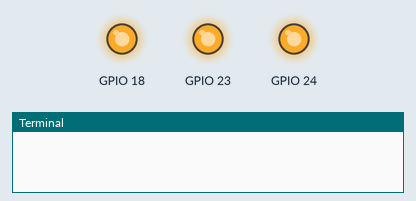
Simulated run of this program. Board: Raspberry Pi (BCM pin numbers). On the bench: output pins drawn as LEDs (lit = HIGH), the last lines printed to the terminal. At 12.0 s the program stops and its outputs stay as they are.

Above: at 0.1 s.
At 6.1 s:
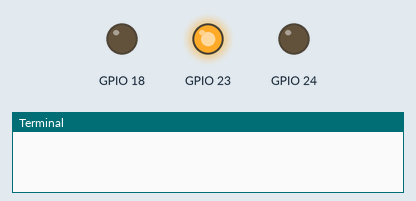
At 8.1 s:
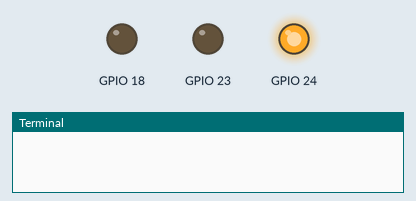
At 10.1 s:
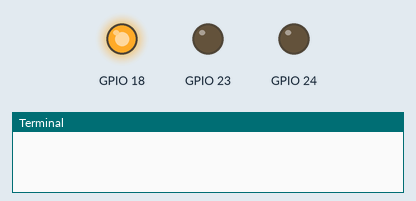
At 12.1 s:
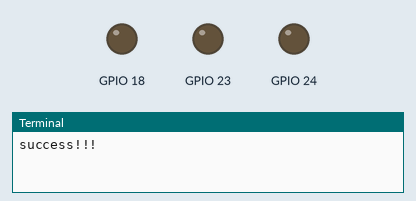
Timing chart, 0 to 13.5 s (numbered marks = the images above):
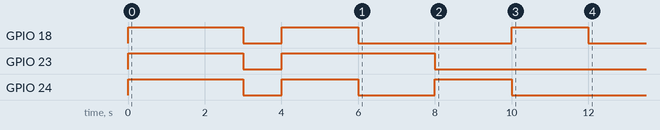

Measured:
- by itself, GPIO 18: goes HIGH 3.0 s, LOW 1.0 s, HIGH 2.0 s, LOW 4.0 s, HIGH 2.0 s, then LOW
- by itself, GPIO 23: LOW → HIGH at 0.00 s, → LOW 3.0 s later, → HIGH 1.0 s later, → LOW 4.0 s later
- by itself, GPIO 24: goes HIGH 3.0 s, LOW 1.0 s, HIGH 2.0 s, LOW 2.0 s, HIGH 2.0 s, then LOW

The program:

rgbLedBlink.py
```python
from RgbLedGPIO import RgbLed
import time
import RPi.GPIO as GPIO
import sys

try:
	led = RgbLed(18, 23, 24)
	led.changeColour(100,100,100)
	led.toggle()
	time.sleep(3)
	led.toggle()
	time.sleep(1)
	led.toggle()
	time.sleep(2)
	led.changeColour(0,100,0)
	time.sleep(2)
	led.changeColour(0,0,100)
	time.sleep(2)
	led.changeColour(100,0,0)
	time.sleep(2)
	led.toggle()
	print 'success!!!'
except KeyboardInterrupt:
	print 'koniec'
except Exception, e:
	print "exc: %s" % e
finally:
	GPIO.cleanup()
```

RgbLedGPIO.py
```python
import RPi.GPIO as GPIO

class RgbLed:
	def __init__(self, rGPIO, gGPIO, bGPIO):
		GPIO.setmode(GPIO.BCM)
		GPIO.setup(rGPIO, GPIO.OUT)
		GPIO.setup(gGPIO, GPIO.OUT)
		GPIO.setup(bGPIO, GPIO.OUT)
		self._pwmRed = GPIO.PWM(rGPIO, 500)
		self._pwmGreen = GPIO.PWM(gGPIO, 500)
		self._pwmBlue = GPIO.PWM(bGPIO, 500)
		self._isOn = False
		self._red = 0
		self._green = 0
		self._blue = 0

	def changeColour(self, red, green, blue):
		if(red < 0 or red > 100):
			raise ValueError('Value of red should be between 0 and 100')
		if(green < 0 or green > 100):
			raise ValueError('Value of green should be between 0 and 100')
		if(blue < 0 or blue > 100):
			raise ValueError('Value of blue should be between 0 and 100')
		self._red = red
		self._green = green
		self._blue = blue
		if self._isOn:
			self._pwmRed.ChangeDutyCycle(self._red)
			self._pwmGreen.ChangeDutyCycle(self._green)
			self._pwmBlue.ChangeDutyCycle(self._blue)

	def toggle(self):
		if self._isOn:
			self._pwmRed.stop()
			self._pwmGreen.stop()
			self._pwmBlue.stop()
			self._isOn = False
		else:
			self._pwmRed.start(self._red)
			self._pwmGreen.start(self._green)
			self._pwmBlue.start(self._blue)
			self._isOn = True
```
